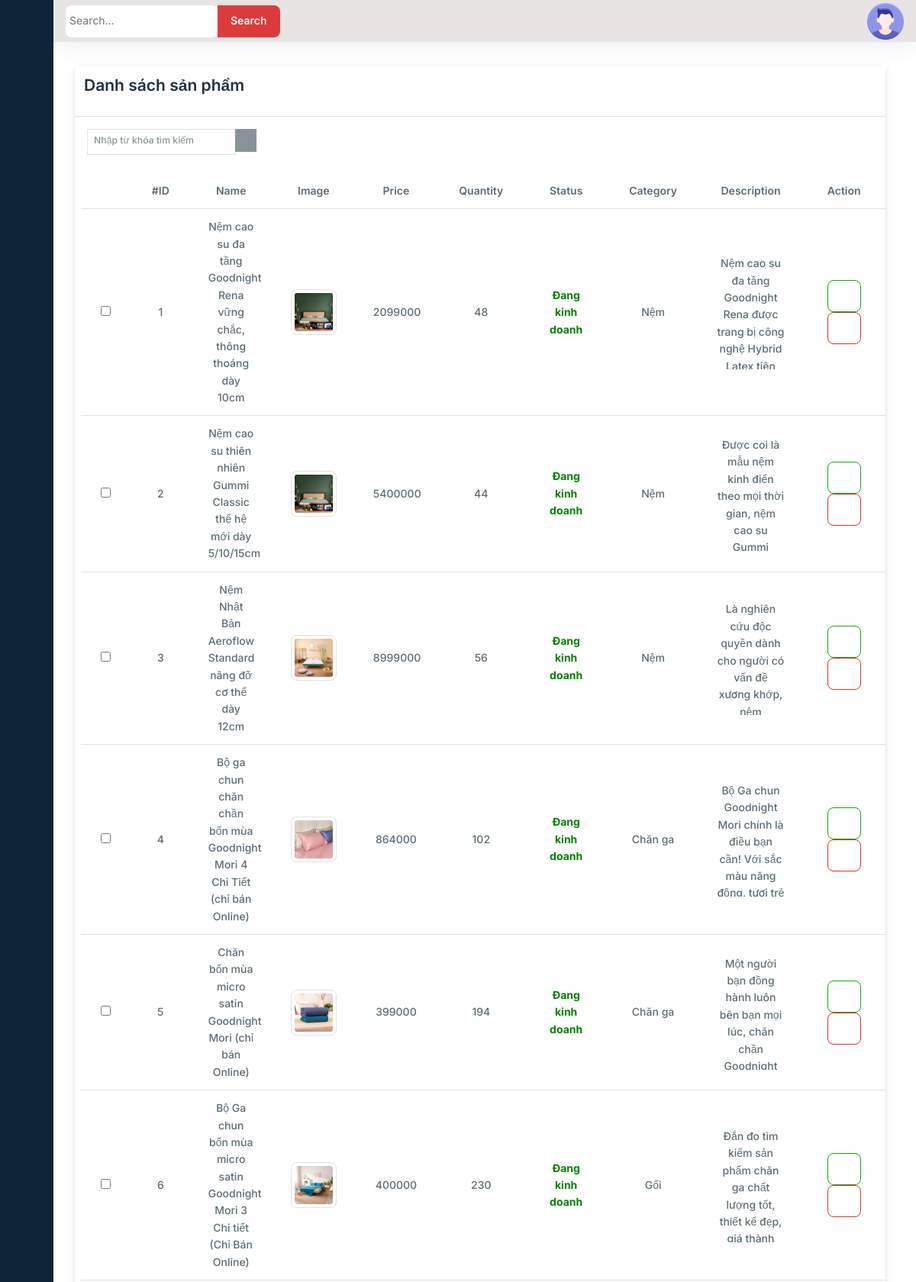
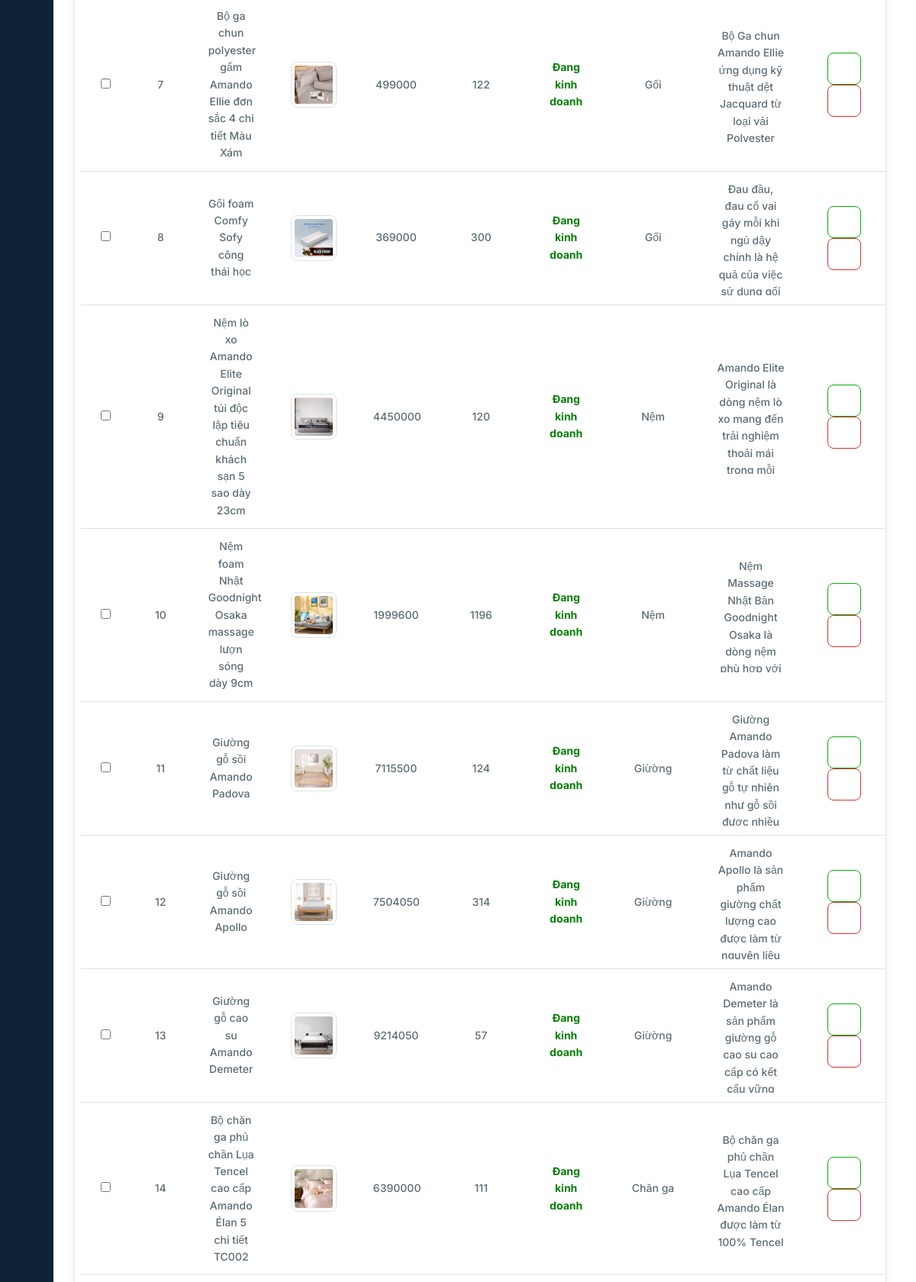
Screenshot of /admin?ctl=listsp (signed in, upper part) with the database file from the repository (2 pictures, top to bottom).
### tables this page shows
CREATE TABLE `products` (
  `id` int NOT NULL,
  `name` varchar(255) NOT NULL,
  `image` varchar(255) NOT NULL,
  `price` bigint NOT NULL,
  `quantity` int NOT NULL,
  `description` text NOT NULL,
  `status` tinyint(1) NOT NULL DEFAULT '1',
  `category_id` int NOT NULL
);

CREATE TABLE `categories` (
  `id` int NOT NULL,
  `cate_name` varchar(255) NOT NULL,
  `image` varchar(255) NOT NULL,
  `soft_delete` tinyint(1) NOT NULL DEFAULT '0'
);

### common/function.php (called while the page is built, shortened)
<?php
function view($path_view, $data = [])
{
    extract($data);
    $path_view = str_replace(".", "/", $path_view);
    include_once ROOT_DIR . "views/$path_view.php";
}

### controllers/admin/AdminProductController.php (called while the page is built, shortened)
<?php
class AdminProductController
{
    public function index()
    {
        $products = (new Product)->all();
        return view("admin.products.list", compact('products', 'title'));
    }
}

### admin/index.php (called while the page is built, shortened)
<?php
require_once __DIR__ . "/../common/function.php";
require_once __DIR__ . "/../models/BaseModel.php";
require_once __DIR__ . "/../models/Product.php";
require_once __DIR__ . "/../controllers/admin/AdminProductController.php";
$ctl = $_GET['ctl'] ?? "";
match ($ctl) {
    '' => (new AdminStatisticsController)->index(),
    'profile' => (new AdminUserController)->profile(),
    'listsp' => (new AdminProductController)->index(),
    'addsp' => (new AdminProductController)->create(),
    'storesp' => (new AdminProductController)->store(),
    'deletesp' => (new AdminProductController)->delete(),
    'editsp' => (new AdminProductController)->edit(),
    'updatesp' => (new AdminProductController)->update(),
    'listdm' => (new AdminCategoryController)->index(),
    'adddm' => (new AdminCategoryController)->create(),
    'storedm' => (new AdminCategoryController)->store(),
    'deletedm' => (new AdminCategoryController)->delete(),
    'editdm' => (new AdminCategoryController)->edit(),
    'updatedm' => (new AdminCategoryController)->update(),
    'listuser' => (new AdminUserController)->index(),
    'adduser' => (new AdminUserController)->create(),
    'storedm' => (new AdminUserController)->store(),
    'deleteuser' => (new AdminUserController)->delete(),
    'edituser' => (new AdminUserController)->edit(),
    'updateuser' => (new AdminUserController)->update(),
    'listcomment' => (new AdminCommentController)->index(),
    'deletecomment' => (new AdminCommentController)->delete(),
    'list-order' => (new OrderController) ->index(),
    'detail-order' =>(new OrderController) ->showOrder(),
    default => view('errors.404'),
};

### models/BaseModel.php (called while the page is built, shortened)
<?php
class BaseModel
{
    public function __construct()
    {
        try {
            $this->conn = new PDO("mysql:host=localhost; dbname=du-an-1; charset=utf8; port=3306", "root", "");
        } catch (PDOException $e) {
            echo "Lỗi kết nối CSDL: " . $e->getMessage();
        }
    }
}

### models/Product.php (called while the page is built, shortened)
<?php
class Product extends BaseModel
{
    public function all()
    {
        $sql = "SELECT p.*, c.cate_name FROM products p JOIN categories c ON p.category_id=c.id";
        $stmt = $this->conn->prepare($sql);
        $stmt->execute();
        return $stmt->fetchAll(PDO::FETCH_ASSOC);
    }
}

### views/admin/products/list.php (the view, shortened to what this page needs)
<?php include_once ROOT_DIR . "views/admin/sidebar.php" ?>
<div class="main">
    <?php include_once ROOT_DIR . "views/admin/header.php" ?>
    <main class="container-fluid content px-3 py-4">
        <div class="shadow bg-white pb-5 mt-4 ms-4 mb-4 col-md-11" style="width: 96%;">
            <div>
                <h4 class="p-3">Danh sách sản phẩm</h4>
            </div>
            <hr>
            <div class="d-flex justify-content-between align-items-center">
                <form action="" class="ms-4">
                    <div class="input-group input-group-sm">
                        <input class="form-control rounded-0 mb-2 pb-2" type="search" id="search" name="search" placeholder="Nhập từ khóa tìm kiếm" aria-label="Sizing example input" aria-describedby="inputGroup-sizing-sm">
                        <div class="input-group-sm">
                            <button type="button" class="btn btn-secondary rounded-0">
                            </button>
                        </div>
                    </div>
                </form>
            </div>
            <div class="pb-5 mt-4 ms-2 mb-4 ">
                <table class="table table-hover ">
                    <thead class="thead-light">
                        <tr>
                            <th scope="col" class="text-center align-middle"></th>
                            <th scope="col" class="text-center align-middle">#ID</th>
                            <th scope="col" class="text-center align-middle">Name</th>
                            <th scope="col" class="text-center align-middle">Image</th>
                            <th scope="col" class="text-center align-middle">Price</th>
                            <th scope="col" class="text-center align-middle">Quantity</th>
                            <th scope="col" class="text-center align-middle">Status</th>
                            <th scope="col" class="text-center align-middle">Category</th>
                            <th scope="col" class="text-center align-middle">Description</th>
                            <th scope="col" class="text-center align-middle">Action</th>
                        </tr>
                    </thead>
                    <tbody>
                        <?php foreach ($products as $pro) : ?>
                            <tr>
                                <td scope="row" class="text-center align-middle">
                                    <form action="" method="post">
                                        <input type="checkbox">
                                    </form>
                                </td>
                                <td class="text-center align-middle"><?= $pro['id'] ?></td>
                                <td class="text-center align-middle"><?= $pro['name'] ?></td>
                                <td class="text-center align-middle image-product">
                                    <img src="<?= ROOT_URL . $pro['image'] ?>" class="img-thumbnail" alt="">
                                </td>
                                <td class="text-center align-middle"><?= $pro['price'] ?></td>
                                <td class="text-center align-middle"><?= $pro['quantity'] ?></td>
                                <td class="text-center align-middle" style="color: green; font-size:14px; font-weight: bold;">
                                    <?= $pro['status'] ? 'Đang kinh doanh' : '<span style="color: red;">Ngừng kinh doanh</span>' ?>
                                </td>
                                <td class="text-center align-middle"><?= $pro['cate_name'] ?></td>
                                <td class="text-center align-middle">
                                    <div style="max-height: 150px; overflow-y: auto; display: block;">
                                        <?= $pro['description'] ?>
                                    </div>
                                </td>
                                <td class="text-center align-middle">
                                    <a href="<?= ADMIN_URL . '?ctl=editsp&id=' . $pro['id'] ?>">
                                        <button type="button" class="btn btn-outline-primary">
                                        </button>
                                    </a>
                                    <a onclick="return confirm ('Bạn có chắc chắn muốn xóa sản phẩm này không!')" href="?ctl=deletesp&id=<?= $pro['id'] ?>">
                                        <button type="button" class="btn btn-outline-danger">
                                        </button>
                                    </a>
                                </td>
                            </tr>
                        <?php endforeach ?>
                    </tbody>
                </table>
            </div>
        </div>
</div>
</div>
<?php include_once ROOT_DIR . "views/admin/footer.php" ?>

### assets/css/admin.css (style rules this page uses)
a { text-decoration: none; }
body { font-family: 'Poppins', sans-serif; }
.main { display: flex; flex-direction: column; min-height: 100vh; width: 100%; overflow: hidden; transition: all 0.35s ease-in-out; background-color: #fff; min-width: 0; }
table tr td { max-width: 100px; max-height: 100px; }
.image-product img { max-height: 100px; width: 100px; object-fit: cover; }

### rows the page displays
products: id "1", name "Nệm cao su đa tầng Goodnight Rena vững chắc, thông thoáng dày 10cm", image (picture), price "2099000", quantity "48", status "Đang kinh doanh", category.cate_name "Nệm", description "Nệm cao su đa tầng Goodnight Rena được trang bị công nghệ Hybrid Latex tiên…"
products: id "2", name "Nệm cao su thiên nhiên Gummi Classic thế hệ mới dày 5/10/15cm", image (picture), price "5400000", quantity "44", status "Đang kinh doanh", category.cate_name "Nệm", description "Được coi là mẫu nệm kinh điển theo mọi thời gian, nệm cao su Gummi…"
products: id "3", name "Nệm Nhật Bản Aeroflow Standard nâng đỡ cơ thể dày 12cm", image (picture), price "8999000", quantity "56", status "Đang kinh doanh", category.cate_name "Nệm", description "Là nghiên cứu độc quyền dành cho người có vấn đề xương khớp, nệm…"
products: id "4", name "Bộ ga chun chăn chần bốn mùa Goodnight Mori 4 Chi Tiết (chỉ bán Online)", image (picture), price "864000", quantity "102", status "Đang kinh doanh", category.cate_name "Chăn ga", description "Bộ Ga chun Goodnight Mori chính là điều bạn cần! Với sắc màu năng động, tươi trẻ…"
products: id "5", name "Chăn bốn mùa micro satin Goodnight Mori (chỉ bán Online)", image (picture), price "399000", quantity "194", status "Đang kinh doanh", category.cate_name "Chăn ga", description "Một người bạn đồng hành luôn bên bạn mọi lúc, chăn chần Goodnight…"
products: id "6", name "Bộ Ga chun bốn mùa micro satin Goodnight Mori 3 Chi tiết (Chỉ Bán Online)", image (picture), price "400000", quantity "230", status "Đang kinh doanh", category.cate_name "Gối", description "Đắn đo tìm kiếm sản phẩm chăn ga chất lượng tốt, thiết kế đẹp, giá thành…"
products: id "7", name "Bộ ga chun polyester gấm Amando Ellie đơn sắc 4 chi tiết Màu Xám", image (picture), price "499000", quantity "122", status "Đang kinh doanh", category.cate_name "Gối", description "Bộ Ga chun Amando Ellie ứng dụng kỹ thuật dệt Jacquard từ loại vải Polyester…"
products: id "8", name "Gối foam Comfy Sofy công thái học", image (picture), price "369000", quantity "300", status "Đang kinh doanh", category.cate_name "Gối", description "Đau đầu, đau cổ vai gáy mỗi khi ngủ dậy chính là hệ quả của việc sử dụng gối…"
products: id "9", name "Nệm lò xo Amando Elite Original túi độc lập tiêu chuẩn khách sạn 5 sao dày 23cm", image (picture), price "4450000", quantity "120", status "Đang kinh doanh", category.cate_name "Nệm", description "Amando Elite Original là dòng nệm lò xo mang đến trải nghiệm thoải mái trong mỗi…"
products: id "10", name "Nệm foam Nhật Goodnight Osaka massage lượn sóng dày 9cm", image (picture), price "1999600", quantity "1196", status "Đang kinh doanh", category.cate_name "Nệm", description "Nệm Massage Nhật Bản Goodnight Osaka là dòng nệm phù hợp với…"
products: id "11", name "Giường gỗ sồi Amando Padova", image (picture), price "7115500", quantity "124", status "Đang kinh doanh", category.cate_name "Giừờng", description "Giường Amando Padova làm từ chất liệu gỗ tự nhiên như gỗ sồi được nhiều…"
products: id "12", name "Giường gỗ sồi Amando Apollo", image (picture), price "7504050", quantity "314", status "Đang kinh doanh", category.cate_name "Giừờng", description "Amando Apollo là sản phẩm giường chất lượng cao được làm từ nguyên liệu…"
products: id "13", name "Giường gỗ cao su Amando Demeter", image (picture), price "9214050", quantity "57", status "Đang kinh doanh", category.cate_name "Giừờng", description "Amando Demeter là sản phẩm giường gỗ cao su cao cấp có kết cấu vững…"
products: id "14", name "Bộ chăn ga phủ chần Lụa Tencel cao cấp Amando Élan 5 chi tiết TC002", image (picture), price "6390000", quantity "111", status "Đang kinh doanh", category.cate_name "Chăn ga", description "Bộ chăn ga phủ chần Lụa Tencel cao cấp Amando Élan được làm từ 100% Tencel…"
